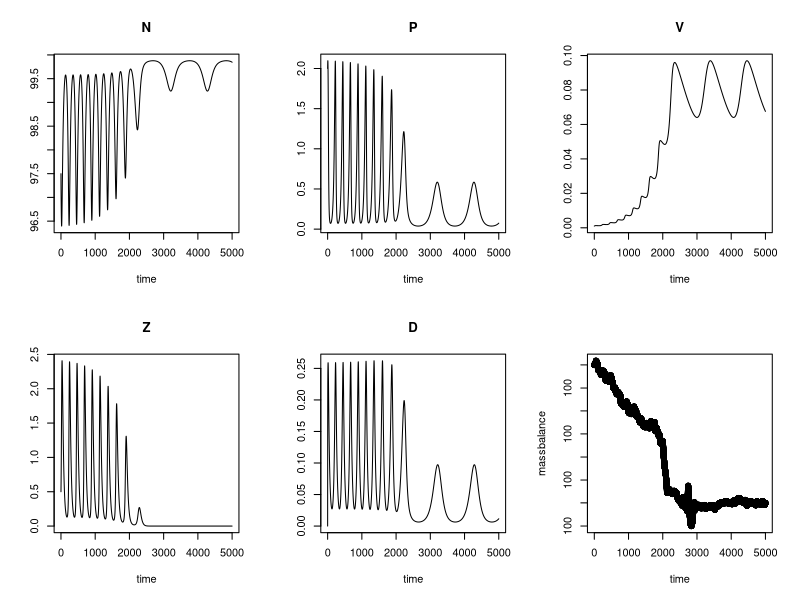
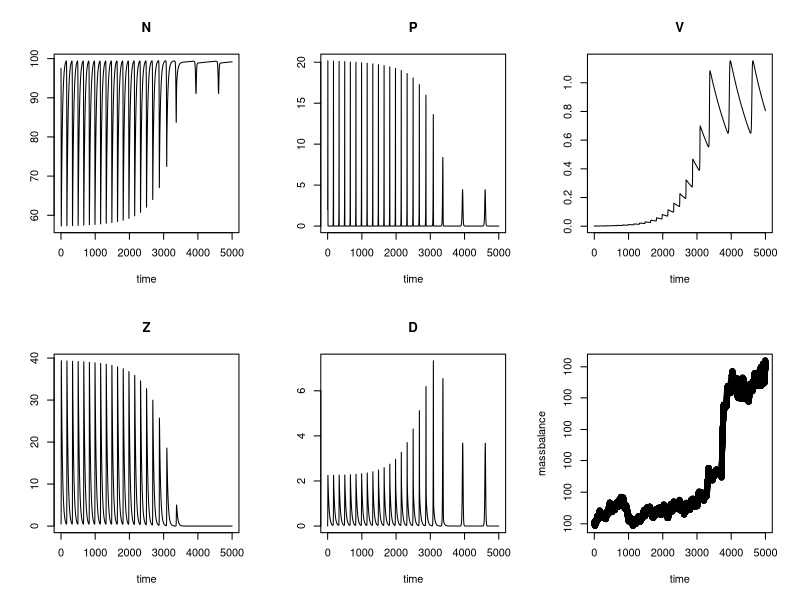
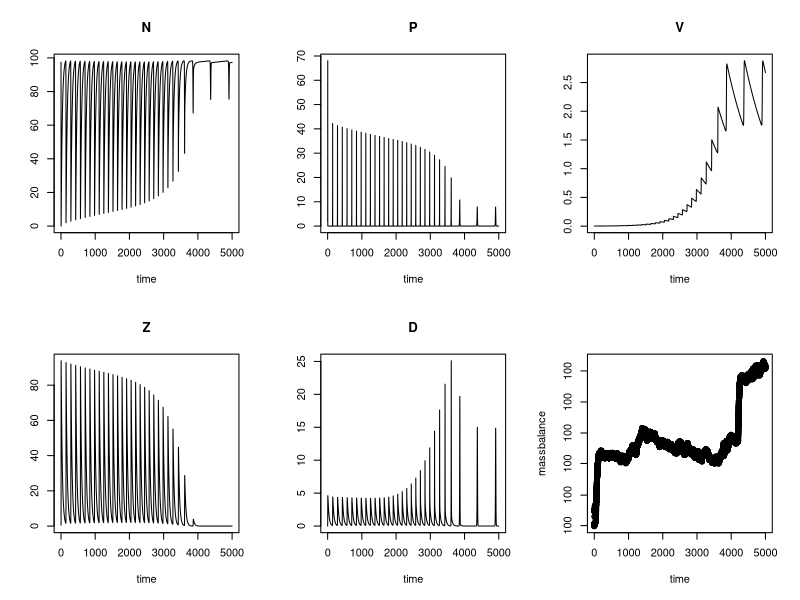
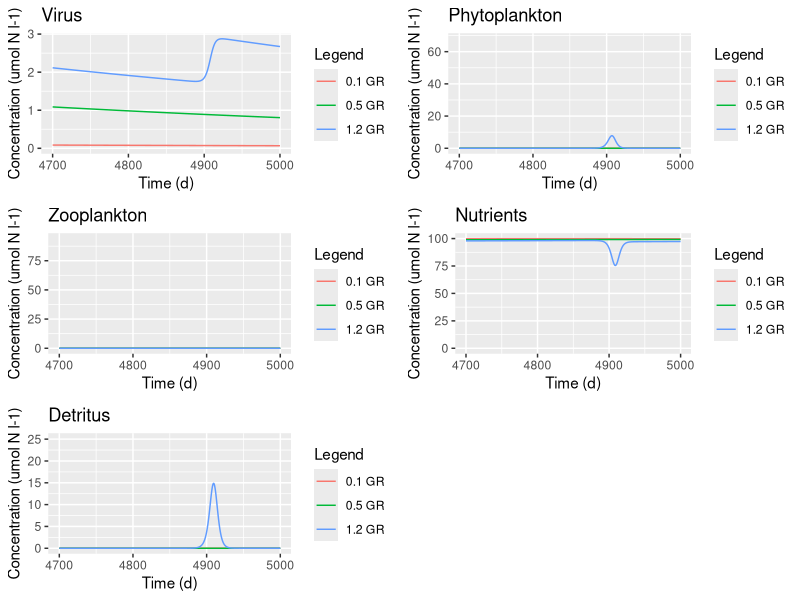

These figures' R source, in order:
#install.packages("deSolve")
library (deSolve)
library(ggplot2)
library(gridExtra)

#####BUILDING A NVPDZ model###########

# The model (i. e. the right hand side of the ODE)
model = function(t, state, parameters) {
  with(as.list(c(state, parameters)),{
    dN <- e*D - mu*P*(N/(N+kN))
    dP <- mu*P*(N/(N+kN)) - I*P*V - gz*P*Z - mp*P
    dV <- deltaV*I*P*V - mv*V
    dZ <- gz*P*Z - Z*mz
    dD <- mp*P+ Z*mz + V*mv + (1-deltaV)*I*P*V - e*D
    list(c(dN, dP, dV, dZ, dD))         #returns a list of equations
  })
}

# Parameters and their values
parameter<- c( e=0.6 ,      #Remineralization rate
               mu=0.1 ,     #Phytoplankton maximum growth rate
               kN=0.3 ,     #Half-saturation constant
               mp=0.06 ,    #Phytoplankton mortality
               I=0.5  ,     #infection rate
               gz=0.05 ,    #grazing rate 
               deltaV=0.01 ,#virus production
               mv=0.001 ,   #Virus mortality
               mz=0.03      #Zooplankton mortality
)

parameter2<- c( e=0.6 ,      #Remineralization rate
               mu=0.5 ,     #Phytoplankton maximum growth rate
               kN=0.3 ,     #Half-saturation constant
               mp=0.06 ,    #Phytoplankton mortality
               I=0.5  ,     #infection rate
               gz=0.05 ,    #grazing rate 
               deltaV=0.01 ,#virus production
               mv=0.001 ,   #Virus mortality
               mz=0.03      #Zooplankton mortality
)

parameter3<- c( e=0.6 ,      #Remineralization rate
               mu=1.2 ,     #Phytoplankton maximum growth rate
               kN=0.3 ,     #Half-saturation constant
               mp=0.06 ,    #Phytoplankton mortality
               I=0.5  ,     #infection rate
               gz=0.05 ,    #grazing rate 
               deltaV=0.01 ,#virus production
               mv=0.001 ,   #Virus mortality
               mz=0.03      #Zooplankton mortality
)




initial_condition = c(N=97.499, P=2, V=0.001, Z=0.5, D=0) #####initial conditions of state variables


# Numerical method
numerical_method = "lsoda"

time = seq(0, 5000, by=0.1)

require(deSolve)

solution1 = ode(initial_condition, time, model, parameter, numerical_method)


plot(solution1)


# check for mass balance
solutiondf1 <-as.data.frame(solution1)
N<-solutiondf1$N
P<-solutiondf1$P
V<-solutiondf1$V
Z<-solutiondf1$Z
D<-solutiondf1$D
massbalance = N+P+Z+V+D
plot(time, massbalance)


 
solution2 = ode(initial_condition, time, model, parameter2, numerical_method)

plot(solution2)



# check for mass balance
solutiondf2 <-as.data.frame(solution2)
N<-solutiondf2$N
P<-solutiondf2$P
V<-solutiondf2$V
Z<-solutiondf2$Z
D<-solutiondf2$D
massbalance = N+P+Z+V+D
plot(time, massbalance)

solution3 = ode(initial_condition, time, model, parameter3, numerical_method)

plot(solution3)



# check for mass balance
solutiondf3 <-as.data.frame(solution3)
N<-solutiondf3$N
P<-solutiondf3$P
V<-solutiondf3$V
Z<-solutiondf3$Z
D<-solutiondf3$D
massbalance = N+P+Z+V+D
plot(time, massbalance)

######plotting one model output and all components together
all<-ggplot()+ geom_path(data=solutiondf2, aes(x=time, y=V, col = "Virus"),na.rm = TRUE) +
  geom_path(data=solutiondf2, aes(x=time, y=P, col ="Phytoplankton"),na.rm = TRUE)+ 
  geom_path(data=solutiondf2, aes(x=time, y=Z, col ="Zooplankton"),na.rm = TRUE)+
  geom_path(data=solutiondf2, aes(x=time, y=N, col ="Nutrients"),na.rm = TRUE)+
  geom_path(data=solutiondf2, aes(x=time, y=D, col ="Detritus"),na.rm = TRUE)+
  xlim(values=c(1000,5000))+
  #ylim(values=c(0,20))+
  labs(x = "Time (d)", y = "Concentration (umol N l-1)",color = "Legend", title= "All components")






#####plotting different model outputs ....e.g. growth rates of phytoplankton from 0.1 to 1.2

b1<-ggplot()+ geom_path(data=solutiondf1, aes(x=time, y=V, col = "0.1 GR"),na.rm = TRUE)+ geom_path(data=solutiondf2, aes(x=time, y=V, col ="0.5 GR"),na.rm = TRUE)+ geom_path(data=solutiondf3, aes(x=time, y=V, col ="1.2 GR"),na.rm = TRUE)+
  xlim(values=c(4700,5000))+
  #ylim(values=c(0,20))+
  labs(x = "Time (d)", y = "Concentration (umol N l-1)",color = "Legend", title= "Virus")

b2<-ggplot()+ geom_path(data=solutiondf1, aes(x=time, y=P, col = "0.1 GR"),na.rm = TRUE)+ geom_path(data=solutiondf2, aes(x=time, y=P, col ="0.5 GR"),na.rm = TRUE)+ geom_path(data=solutiondf3, aes(x=time, y=P, col ="1.2 GR"),na.rm = TRUE)+
  xlim(values=c(4700,5000))+
  #ylim(values=c(0,20))+
  labs(x = "Time (d)", y = "Concentration (umol N l-1)",color = "Legend", title= "Phytoplankton")

b3<-ggplot()+ geom_path(data=solutiondf1, aes(x=time, y=Z, col = "0.1 GR"),na.rm = TRUE)+ geom_path(data=solutiondf2, aes(x=time, y=Z, col ="0.5 GR"),na.rm = TRUE)+ geom_path(data=solutiondf3, aes(x=time, y=Z, col ="1.2 GR"),na.rm = TRUE)+
  xlim(values=c(4700,5000))+
  #ylim(values=c(0,50))+
  labs(x = "Time (d)", y = "Concentration (umol N l-1)",color = "Legend", title= "Zooplankton")


b4<-ggplot()+ geom_path(data=solutiondf1, aes(x=time, y=N, col = "0.1 GR"),na.rm = TRUE)+ geom_path(data=solutiondf2, aes(x=time, y=N, col ="0.5 GR"),na.rm = TRUE)+ geom_path(data=solutiondf3, aes(x=time, y=N, col ="1.2 GR"),na.rm = TRUE)+
  xlim(values=c(4700,5000))+
  #ylim(values=c(0,20))+
  labs(x = "Time (d)", y = "Concentration (umol N l-1)",color = "Legend", title= "Nutrients")

b5<-ggplot()+ geom_path(data=solutiondf1, aes(x=time, y=D, col = "0.1 GR"),na.rm = TRUE)+ geom_path(data=solutiondf2, aes(x=time, y=D, col ="0.5 GR"),na.rm = TRUE)+ geom_path(data=solutiondf3, aes(x=time, y=D, col ="1.2 GR"),na.rm = TRUE)+
  xlim(values=c(4700,5000))+
  #ylim(values=c(0,10))+
  labs(x = "Time (d)", y = "Concentration (umol N l-1)",color = "Legend", title= "Detritus")

grid.arrange(b1,b2,b3, b4, b5, nrow =3)
